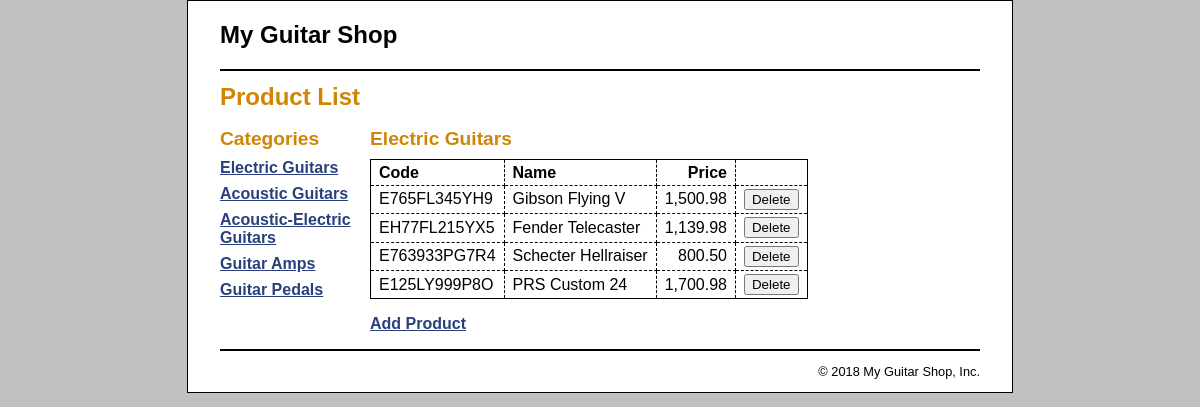
The app's page /product_manager/index.php with its own data.
### tables this page shows
CREATE TABLE categories (
  categoryID       INT(11)        NOT NULL   AUTO_INCREMENT,
  categoryName     VARCHAR(255)   NOT NULL,
  PRIMARY KEY (categoryID)
);

CREATE TABLE products (
  productID       INT(11)        NOT NULL   AUTO_INCREMENT,
  categoryID       INT(11)        NOT NULL,
  productCode     VARCHAR(12)   NOT NULL,
  productName     VARCHAR(255) NOT NULL,
  listPrice     FLOAT(7,2)   NOT NULL,
  PRIMARY KEY (productID),
  FOREIGN KEY (categoryID) REFERENCES categories(categoryID)
);

### model/category_db.php (called while the page is built, shortened)
<?php
class CategoryDB {
    public function getCategories() {
        $db = Database::getDB();
        $query = 'SELECT * FROM categories
                  ORDER BY categoryID';
        $statement = $db->prepare($query);
        $statement->execute();
        $categories = array();
        foreach ($statement as $row) {
            $category = new Category();
            $category->setID($row['categoryID']);
            $category->setName($row['categoryName']);
            $categories[] = $category;
        }
        return $categories;
    }
    public function getCategory($category_id) {
        $db = Database::getDB();
        $query = 'SELECT * FROM categories
                  WHERE categoryID = :category_id';
        $statement = $db->prepare($query);
        $statement->bindValue(':category_id', $category_id);
        $statement->execute();
        $row = $statement->fetch();
        $category = new Category();
        $category->setID($row['categoryID']);
        $category->setName($row['categoryName']);
        return $category;
    }
}
?>

### model/category.php (called while the page is built)
<?php
class Category {
    private $id;
    private $name;
    public function __construct() {
        $this->id = 9999999999;
        $this->name = "NOTASSIGNED";
    }
    public function getID() {
        return $this->id;
    }
    public function setID($value) {
        $this->id = $value;
    }
    public function getName() {
        return $this->name;
    }
    public function setName($value) {
        $this->name = $value;
    }
}
?>

### model/product_db.php (called while the page is built, shortened)
<?php
class ProductDB {
    public function getProductsByCategory($category_id) {
        $db = Database::getDB();
        $categoryDB = new CategoryDB();
        $category = $categoryDB->getCategory($category_id);
        $query = 'SELECT * FROM products
                  WHERE products.categoryID = :category_id
                  ORDER BY productID';
        $statement = $db->prepare($query);
        $statement->bindValue(":category_id", $category_id);
        $statement->execute();
        $rows = $statement->fetchAll();
        foreach ($rows as $row) {
            $product = new Product();
            $product->setId($row['productID']);
            $product->setCategory($category);
            $product->setCode($row['productCode']);
            $product->setName($row['productName']);
            $product->setPrice($row['listPrice']);
            $products[] = $product;
        }
        return $products;
    }
}
?>

### model/product.php (called while the page is built, shortened)
<?php
class Product {
    private $category, $id, $code, $name, $price;
    public function __construct() {
        $this->code = "NOTASSIGNED";
        $this->name = "NOTASSIGNED";
        $this->price = 0.0;
    }
    public function getCode() {
        return $this->code;
    }
    public function setCode($value) {
        $this->code = $value;
    }
    public function getName() {
        return $this->name;
    }
    public function setName($value) {
        $this->name = $value;
    }
    public function getPriceFormatted() {
        $formatted_price = number_format($this->price, 2);
        return $formatted_price;
    }
    public function setPrice($value) {
        $this->price = $value;
    }
}
?>

### product_manager/product_list.php (the view, shortened to what this page needs)
<?php include '../view/header.php'; ?>
<main>
    <h1>Product List</h1>
    <aside>
        <h2>Categories</h2>
        <nav>
        <ul>
        <?php foreach ($categories as $category) : ?>
            <li>
            <a href="?category_id=<?php echo $category->getID(); ?>">
                <?php echo $category->getName(); ?>
            </a>
            </li>
        <?php endforeach; ?>
        </ul>
        </nav>
    </aside>
    <section>
        <h2><?php echo $current_category->getName(); ?></h2>
        <table>
            <tr>
                <th>Code</th>
                <th>Name</th>
                <th class="right">Price</th>
                <th>&nbsp;</th>
            </tr>
            <?php foreach ($products as $product) : ?>
            <tr>
                <td><?php echo $product->getCode(); ?></td>
                <td><?php echo $product->getName(); ?></td>
                <td class="right"><?php echo $product->getPriceFormatted(); ?>
                </td>
                <td><form action="." method="post"
                          id="delete_product_form">
                    <input type="submit" value="Delete">
                </form></td>
            </tr>
            <?php endforeach; ?>
        </table>
        <p><a href="?action=show_add_form">Add Product</a></p>
    </section>
</main>
<?php include '../view/footer.php'; ?>

### product_manager/index.php (shortened to what this page needs)
<?php
require('../model/category.php');
require('../model/category_db.php');
require('../model/product.php');
require('../model/product_db.php');
$categoryDB = new CategoryDB();
$productDB = new ProductDB();
$action = filter_input(INPUT_POST, 'action');
if ($action == NULL) {
    $action = filter_input(INPUT_GET, 'action');
    if ($action == NULL) {
        $action = 'list_products';
    }
}
if ($action == 'list_products') {
    $category_id = filter_input(INPUT_GET, 'category_id',
            FILTER_VALIDATE_INT);
    if ($category_id == NULL || $category_id == FALSE) {
        $category_id = 1;
    }
    $current_category = $categoryDB->getCategory($category_id);
    $categories = $categoryDB->getCategories();
    $products = $productDB->getProductsByCategory($category_id);
    include('product_list.php');
} else if ($action == 'delete_product') {
    $product_id = filter_input(INPUT_POST, 'product_id',
            FILTER_VALIDATE_INT);
    $category_id = filter_input(INPUT_POST, 'category_id',
            FILTER_VALIDATE_INT);
    $productDB->deleteProduct($product_id);
    header("Location: .?category_id=$category_id");
} else if ($action == 'show_add_form') {
    $categories = $categoryDB->getCategories();
    include('product_add.php');
} else if ($action == 'add_product') {
    $category_id = filter_input(INPUT_POST, 'category_id',
            FILTER_VALIDATE_INT);
    $code = filter_input(INPUT_POST, 'code');
    $name = filter_input(INPUT_POST, 'name');
    $price = filter_input(INPUT_POST, 'price');
    if ($category_id == NULL || $category_id == FALSE || $code == NULL ||
            $name == NULL || $price == NULL || $price == FALSE) {
        $error = "Invalid product data. Check all fields and try again.";
        include('../errors/error.php');
    } else {
        $current_category = $categoryDB->getCategory($category_id);
        $product = new Product();
        $product->setCategory($category_id);
        $product->setCode($code);
        $product->setName($name);
        $product->setPrice($price);
        $productDB->addProduct($product);
        header("Location: .?category_id=$category_id");
    }
}
?>

### view/header.php (shortened to what this page needs)
<!DOCTYPE html>
<html>
<head>
    <link rel="stylesheet" type="text/css"
          href="/book_apps/ch05_guitar_shop/main.css">
</head>
<body>
<header><h1>My Guitar Shop</h1></header>

### view/footer.php
<footer>
    <p class="copyright">
        &copy; <?php echo date("Y"); ?> My Guitar Shop, Inc.
    </p>
</footer>
</body>
</html>

### main.css (style rules this page uses)
html { background-color: rgb(192, 192, 192); }
body { font-family: Arial, Helvetica, sans-serif; width: 760px; margin: 0 auto; padding: 0 2em; background-color: white; border: 1px solid black; }
header { border-bottom: 2px solid black; padding: .5em 0; }
header h1 { color: black; }
aside { float: left; width: 150px; }
section { float: left; width: 500px; }
footer { clear: both; border-top: 2px solid black; }
footer p { text-align: right; font-size: 80%; }
h1 { font-size: 150%; margin: .5em 0; }
h2 { font-size: 120%; margin: .25em 0 .5em; }
h1, h2 { color: rgb(208, 133, 4); }
ul { list-style-type: none; margin: 0; padding-left: 0; padding-bottom: 1em; }
li { padding-bottom: 0.5em; }
a { color: rgb(41, 64, 124); font-weight: bold; }
table { border: 1px solid black; border-collapse: collapse; margin-bottom: 1em; }
td, th { border: 1px dashed black; padding: .2em .5em .2em .5em; text-align: left; }
.right { text-align: right; }

### records on screen
categories: categoryName "Electric Guitars"
categories: categoryName "Acoustic Guitars"
categories: categoryName "Acoustic-Electric Guitars"
categories: categoryName "Guitar Amps"
categories: categoryName "Guitar Pedals"
products: productCode "E765FL345YH9", productName "Gibson Flying V", listPrice "1,500.98"
products: productCode "EH77FL215YX5", productName "Fender Telecaster", listPrice "1,139.98"
products: productCode "E763933PG7R4", productName "Schecter Hellraiser", listPrice "800.50"
products: productCode "E125LY999P8O", productName "PRS Custom 24", listPrice "1,700.98"
